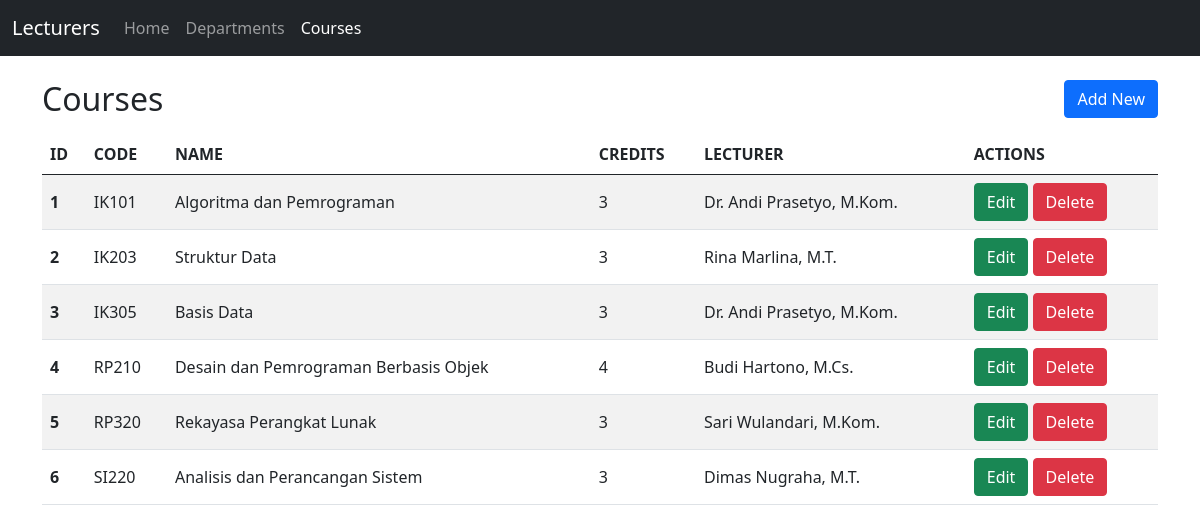
/Project/courses.php, run on the app's committed database.
### tables this page shows
CREATE TABLE courses (
    id INT AUTO_INCREMENT PRIMARY KEY,
    code VARCHAR(20) NOT NULL,
    name VARCHAR(100) NOT NULL,
    credits INT NOT NULL,
    lecturer_id INT NULL,
    FOREIGN KEY (lecturer_id) REFERENCES lecturers(id)
        ON DELETE SET NULL ON UPDATE CASCADE
);

CREATE TABLE lecturers (
    id INT AUTO_INCREMENT PRIMARY KEY,
    name VARCHAR(100) NOT NULL,
    nidn VARCHAR(20) NOT NULL,
    phone VARCHAR(20) NOT NULL,
    join_date DATE NOT NULL,
    department_id INT NULL,
    FOREIGN KEY (department_id) REFERENCES departments(id)
        ON DELETE SET NULL ON UPDATE CASCADE
);

### Project/controllers/CourseController.php (called while the page is built, shortened)
<?php
include_once(__DIR__ . "/../models/DB.php");
include_once(__DIR__ . "/../views/CourseView.php");
class CourseController
{
    private $course;
    function __construct()
    {
        $this->course = new Course(Config::$db_host, Config::$db_user, Config::$db_pass, Config::$db_name);
    }
    public function index()
    {
        $this->course->open();
        $this->course->getAll();
        $data = $this->course->fetchAll();
        $view = new CourseView();
        $view->renderList($data);
    }
}

### Project/models/DB.php (called while the page is built, shortened)
<?php
class DB
{
    protected $db_host = "";
    protected $db_user = "";
    protected $db_pass = "";
    protected $db_name = "";
    protected $db_link = null;
    function __construct($db_host, $db_user, $db_pass, $db_name)
    {
        $this->db_host = $db_host;
        $this->db_user = $db_user;
        $this->db_pass = $db_pass;
        $this->db_name = $db_name;
    }
    function open()
    {
        $this->db_link = mysqli_connect($this->db_host, $this->db_user, $this->db_pass, $this->db_name);
        mysqli_set_charset($this->db_link, "utf8mb4");
    }
    function execute($query, $types = "", $params = array())
    {
        $stmt = mysqli_prepare($this->db_link, $query);
        if (!mysqli_stmt_execute($stmt)) {
            die("Query gagal: " . mysqli_stmt_error($stmt));
        }
        $this->result = mysqli_stmt_get_result($stmt);
        return $this->result;
    }
}

### Project/models/Course.php (called while the page is built, shortened)
<?php
class Course extends DB
{
    function getAll()
    {
        $query = "SELECT c.*, l.name AS lecturer_name
                  FROM courses c
                  LEFT JOIN lecturers l ON c.lecturer_id = l.id
                  ORDER BY c.id";
        return $this->execute($query);
    }
}

### Project/views/CourseView.php (the view, shortened to what this page needs)
<?php
class CourseView extends BaseView
{
    public function renderList($data)
    {
        $rows = "";
        foreach ($data as $row) {
            $lecturer = $row['lecturer_name'] ? e($row['lecturer_name']) : "-";
            $rows .= "<tr>
                <th>" . e($row['id']) . "</th>
                <td>" . e($row['code']) . "</td>
                <td>" . e($row['name']) . "</td>
                <td>" . e($row['credits']) . "</td>
                <td>" . $lecturer . "</td>
                <td>
                  <a class='btn btn-success' href='courses.php?action=edit&amp;id=" . e($row['id']) . "'>Edit</a>
                  <form method='post' action='courses.php?action=delete' class='d-inline' onsubmit=\"return confirm('Delete this course?')\">
                    <input type='hidden' name='id' value='" . e($row['id']) . "'>
                    <button type='submit' class='btn btn-danger'>Delete</button>
                  </form>
                </td>
              </tr>";
        }
    }
}

### data on the page
courses: id "1", code "IK101", name "Algoritma dan Pemrograman", credits "3", lecturer.name "Dr. Andi Prasetyo, M.Kom."
courses: id "2", code "IK203", name "Struktur Data", credits "3", lecturer.name "Rina Marlina, M.T."
courses: id "3", code "IK305", name "Basis Data", credits "3", lecturer.name "Dr. Andi Prasetyo, M.Kom."
courses: id "4", code "RP210", name "Desain dan Pemrograman Berbasis Objek", credits "4", lecturer.name "Budi Hartono, M.Cs."
courses: id "5", code "RP320", name "Rekayasa Perangkat Lunak", credits "3", lecturer.name "Sari Wulandari, M.Kom."
courses: id "6", code "SI220", name "Analisis dan Perancangan Sistem", credits "3", lecturer.name "Dimas Nugraha, M.T."

### other printed values
$this->getContent() "Lecturers Home Departments Courses Courses Add New ID CODE NAME CREDITS LECTURER ACTIONS"
